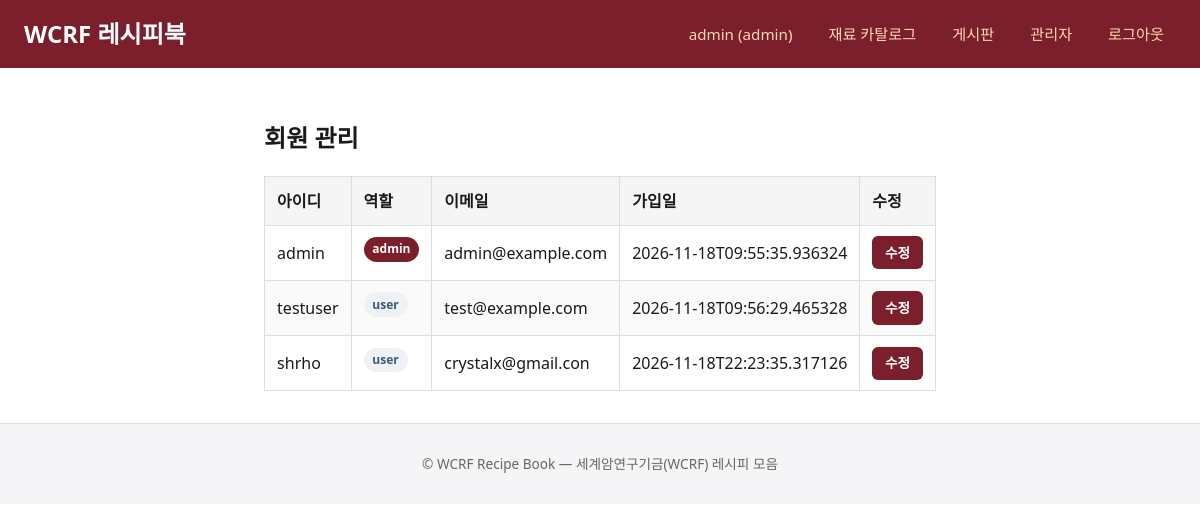
Page /admin/users (signed in) on the committed database.
### tables this page shows
CREATE TABLE users (
            id INTEGER PRIMARY KEY AUTOINCREMENT,
            username TEXT UNIQUE NOT NULL,
            password_hash TEXT NOT NULL,
            role TEXT NOT NULL DEFAULT 'user',
            email TEXT,
            created_at TEXT NOT NULL,
            updated_at TEXT NOT NULL
        );

### app.py (the view)
@app.route("/admin/users")
@admin_required
def admin_users():
    db = get_db()
    users = db.execute(
        "SELECT id, username, role, email, created_at FROM users ORDER BY id"
    ).fetchall()
    db.close()
    return render_template("admin_users.html", users=users)

### app.py (called while the page is built)
def get_db():
    db = sqlite3.connect(DB_PATH)
    db.row_factory = sqlite3.Row
    return db

def current_user():
    uid = session.get("user_id")
    if not uid:
        return None
    if getattr(g, "_user_cache", None) is not None and g._user_cache.get("id") == uid:
        return g._user_cache
    db = get_db()
    row = db.execute("SELECT id, username, role, email FROM users WHERE id = ?", (uid,)).fetchone()
    db.close()
    if row is None:
        session.clear()
        return None
    user = dict(row)
    g._user_cache = user
    return user

@app.before_request
def load_user():
    g._user_cache = None
    g.user = current_user()

def admin_required(view):
    @wraps(view)
    def wrapped(*args, **kwargs):
        if not g.user or g.user.get("role") != "admin":
            flash("관리자만 접근할 수 있습니다.", "error")
            return redirect(url_for("index"))
        return view(*args, **kwargs)
    return wrapped

@app.context_processor
def inject_user():
    return dict(current_user=g.user, category_label=lambda k: k.replace("-", " ").title())

### templates/admin_users.html (shortened to what this page needs)
{% extends "base.html" %}
{% block content %}
<div class="container admin-page">
  <h2>회원 관리</h2>
  <table class="data-table">
    <thead>
      <tr>
        <th>아이디</th>
        <th>역할</th>
        <th>이메일</th>
        <th>가입일</th>
        <th>수정</th>
      </tr>
    </thead>
    <tbody>
      {% for u in users %}
      <tr>
        <td>{{ u.username }}</td>
        <td>
          <span class="badge {{ 'badge-admin' if u.role == 'admin' else 'badge-user' }}">{{ u.role }}</span>
        </td>
        <td>{{ u.email or '-' }}</td>
        <td>{{ u.created_at }}</td>
        <td><a href="{{ url_for('admin_edit_user', user_id=u.id) }}" class="btn btn-small">수정</a></td>
      </tr>
      {% endfor %}
    </tbody>
  </table>
</div>
{% endblock %}

### templates/base.html (shortened to what this page needs)
<!DOCTYPE html>
<html lang="ko">
<head>
<link rel="stylesheet" href="{{ url_for('static', filename='style.css') }}">
</head>
<body>
<header class="site-header">
  <div class="container header-inner">
    <a href="{{ url_for('index') }}" class="logo">WCRF 레시피북</a>
    <nav class="top-nav">
      {% if current_user %}
        <a href="{{ url_for('user_profile') }}">{{ current_user.username }} ({{ current_user.role }})</a>
        <a href="{{ url_for('catalogue') }}">재료 카탈로그</a>
        <a href="{{ url_for('board_list') }}">게시판</a>
        {% if current_user.role == 'admin' %}
        <a href="{{ url_for('admin_dashboard') }}">관리자</a>
        {% endif %}
        <a href="{{ url_for('logout') }}">로그아웃</a>
      {% else %}
        <a href="{{ url_for('login') }}">로그인</a>
        <a href="{{ url_for('register') }}">회원가입</a>
      {% endif %}
    </nav>
  </div>
</header>
<main class="container page-body">{% block content %}{% endblock %}</main>
<footer class="site-footer">
  <div class="container">
    <p>&copy; WCRF Recipe Book &mdash; 세계암연구기금(WCRF) 레시피 모음</p>
  </div>
</footer>
</body>
</html>

### static/style.css (style rules this page uses)
* { box-sizing: border-box; }
body { font-family: system-ui, -apple-system, Segoe UI, Roboto, 'Malgun Gothic', sans-serif; margin: 0; color: #1a1a1a; line-height: 1.5; }
.site-header { background: #7a1f2b; color: #fff; padding: 1rem 0; }
.site-header .container { max-width: 1200px; margin: 0 auto; padding: 0 1.5rem; }
.header-inner { display: flex; justify-content: space-between; align-items: center; flex-wrap: wrap; gap: 0.75rem; }
.logo { color: #fff; font-size: 1.5rem; font-weight: 800; text-decoration: none; }
.top-nav { display: flex; gap: 0.75rem; align-items: center; flex-wrap: wrap; }
.top-nav a { color: #ffd8b1; text-decoration: none; font-size: 0.95rem; padding: 0.35rem 0.75rem; border-radius: 6px; }
.container { max-width: 1200px; margin: 0 auto; padding: 0 1.5rem; }
.page-body { padding: 2rem 0; }
.btn { display: inline-block; background: #7a1f2b; color: #fff; padding: 0.55rem 1rem; border-radius: 6px; text-decoration: none; font-weight: 600; border: none; cursor: pointer; font-size: 0.95rem; }
.btn-small { padding: 0.4rem 0.8rem; font-size: 0.85rem; }
.page-body { display: flex; gap: 2rem; align-items: flex-start; }
.badge { display: inline-block; font-size: 0.75rem; padding: 0.2rem 0.55rem; border-radius: 999px; background: #eef2f7; color: #3a5a7a; font-weight: 700; margin-bottom: 0.55rem; }
.admin-page { max-width: 900px; }
.data-table { width: 100%; border-collapse: collapse; margin-top: 1rem; }
.data-table th { background: #f5f5f5; padding: 0.75rem; text-align: left; border: 1px solid #ddd; }
.data-table td { padding: 0.6rem 0.75rem; border: 1px solid #ddd; }
.data-table tr:nth-child(even) td { background: #fafafa; }
.badge-admin { background: #7a1f2b; color: #fff; }
.badge-user { background: #eef2f7; color: #3a5a7a; }
.site-footer { background: #f5f5f7; color: #666; text-align: center; padding: 1rem; border-top: 1px solid #ddd; font-size: 0.85rem; }

### rows in the picture
users: username "admin", role "admin", email "admin@example.com", created_at "2026-11-18T09:55:35.936324"
users: username "testuser", role "user", email "test@example.com", created_at "2026-11-18T09:56:29.465328"
users: username "shrho", role "user", email "crystalx@gmail.con", created_at "2026-11-18T22:23:35.317126"
